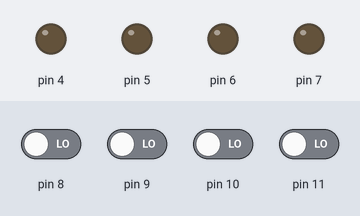
Bench run of a sketch on a simulated Arduino Uno, built with avr-gcc and run on an emulated ATmega328P. Shown: output pins drawn as LEDs (lit = HIGH). Inputs (shaded band) come from the test bench; at power-on: pin 8–11 LOW.

Above: at 1.2 s.
1.3 s: pin 8 driven HIGH
At 2.3 s:
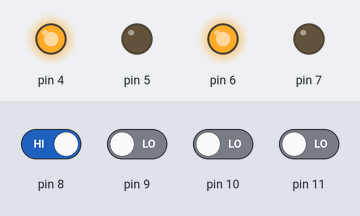
2.8 s: pin 8 driven LOW and pin 9 driven HIGH
At 3.4 s:
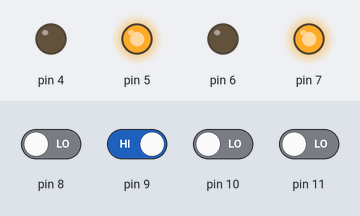
4.3 s: pin 9 driven LOW and pin 10 driven HIGH
At 4.6 s:
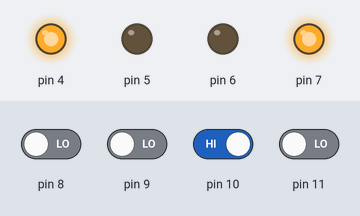
Timing chart, 0 to 7.3 s (numbered marks = the images above; inputs shaded):
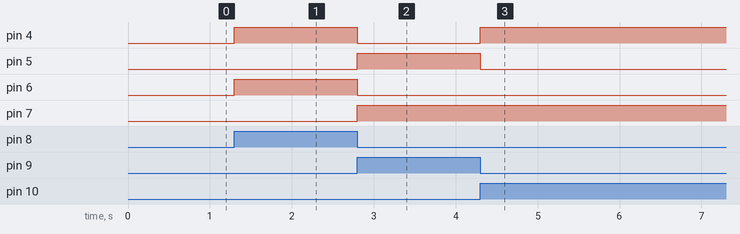

The sketch:

car_with_uC.ino
```cpp
void setup() {
  for (int i = 8; i < 12; i++)
    pinMode(i, INPUT) ; // put your setup code here, to run once:
  for (int i = 4; i < 8; i++)
    pinMode(i, OUTPUT) ;
}

void loop() {
  if (digitalRead(8) == HIGH)
    forward();
  if (digitalRead(9) == HIGH)
    backward() ;
  if (digitalRead(10) == HIGH)
    left() ;
  if (digitalRead(11) == HIGH)
    right() ;
}
void forward()
{
  digitalWrite(7, 0);
  digitalWrite(6, 1); digitalWrite(5, 0); digitalWrite(4, 1);
  while (digitalRead(8) == HIGH);
}
void backward()
{
  digitalWrite(7, 1);
  digitalWrite(6, 0); digitalWrite(5, 1); digitalWrite(4, 0); while (digitalRead(9) == HIGH);
}
void left()
{
  digitalWrite(7, 1);
  digitalWrite(6, 0); digitalWrite(5, 0); digitalWrite(4, 1); while (digitalRead(10) == HIGH);
}
void right()
{
  digitalWrite(7, 0);
  digitalWrite(6, 1); digitalWrite(5, 1); digitalWrite(4, 0); while (digitalRead(11) == HIGH);
}
```

Measured:
- after the input at 1.3 s, pin 4, pin 6: LOW → HIGH at once
- after the input at 2.8 s, pin 4, pin 6: HIGH → LOW at once; pin 5, pin 7: LOW → HIGH at once
- after the input at 4.3 s, pin 4: LOW → HIGH at once; pin 5: HIGH → LOW at once
